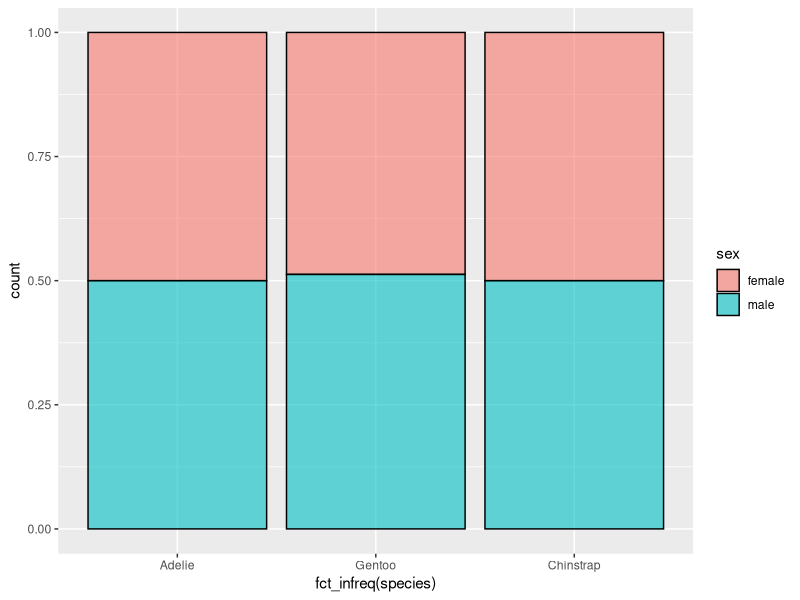
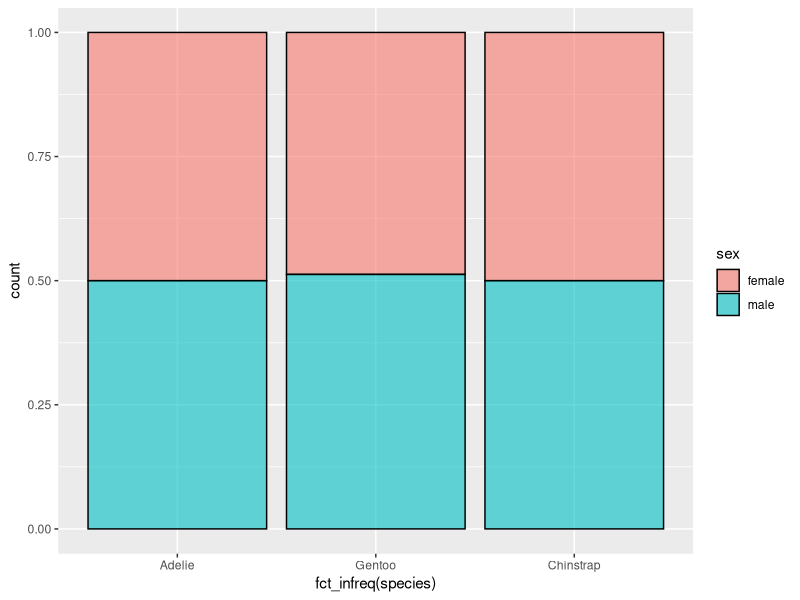
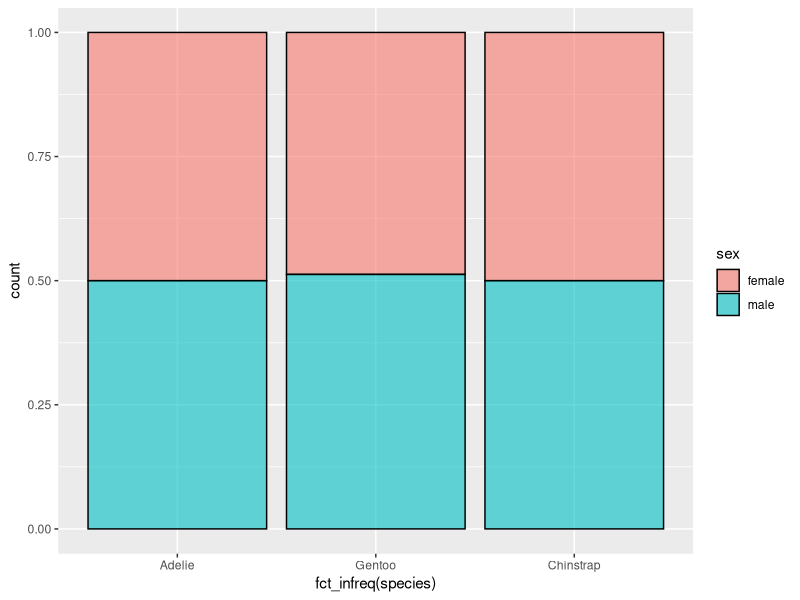

The R source for these figures, in order: (Note: this script raises an error after producing the figures.)
## ---- chunk 1
library(dplyr)
library(ggplot2)
library(palmerpenguins)
## ---- chunk 2
library(tidyverse)
## ---- chunk 3
penguins %>% 
  filter(!is.na(sex)) %>% 
  ggplot(aes(x = fct_infreq(species), fill = sex)) +
  geom_bar(alpha = 0.6, color = "black", position = "fill")
## ---- chunk 4
penguins_clean <- filter(penguins, !is.na(sex))
ggplot(penguins_clean, aes(x = fct_infreq(species), fill = sex)) +
    geom_bar(alpha = 0.6, color = "black", position = "fill")
## ---- chunk 5
ggplot(filter(penguins, !is.na(sex)), 
       aes(x = fct_infreq(species), fill = sex)) +
    geom_bar(alpha = 0.6, color = "black", position = "fill")
## ---- chunk 6
knitr::include_graphics('images/filter.png')
## ---- chunk 7
adelie_light <- penguins %>% 
  filter(species == "Adelie",
         body_mass_g <= 3700)

adelie_light
## ---- chunk 8
penguins %>% 
  filter(is.na(body_mass_g))
## ---- chunk 9
penguins %>% 
  filter(is.na(sex),
         !is.na(body_mass_g))
## ---- chunk 10
penguins %>% 
  filter(is.na(sex) & !is.na(body_mass_g))
## ---- chunk 11
missing_sex <- penguins %>% 
  filter(is.na(sex) & !is.na(body_mass_g))
## ---- chunk 12
adel_small <- penguins %>% 
  filter(species == "Adelie", 
         island == "Biscoe" | island == "Dream", 
         bill_length_mm < 42)
adel_small
## ---- chunk 13
adel_small2 <- penguins %>% 
  filter(species == "Adelie", 
         island %in% c("Biscoe", "Dream"), 
         bill_length_mm < 42)
adel_small2
## ---- chunk 14
identical(adel_small, adel_small2)
## ---- chunk 15
knitr::include_graphics('images/select.png')
## ---- chunk 16
# Sélection de variables par leur nom
penguins %>%
  select(species, sex, body_mass_g)
## ---- chunk 17
# Sélection de toutes les variables entre `island` et `bill_depth_mm` (inclues)
penguins %>%
  select(island:bill_depth_mm)
## ---- chunk 18
# Sélection de toutes les variables de `penguins` à l'exception
# de celles comprises entre `island` et `bill_depth_mm` (inclues)
penguins %>%
  select(-(island:bill_depth_mm))
## ---- chunk 19
penguins %>%
  select(contains("mm"))
## ---- chunk 20
measures <- penguins %>%
  select(contains("mm"))
## ---- chunk 21
penguins %>%
  select(species:island,
         b_length = bill_length_mm,
         flipper = flipper_length_mm)
## ---- chunk 22
penguins %>%
  rename(b_length = bill_length_mm,
         flipper = flipper_length_mm)
## ---- chunk 23
knitr::include_graphics('images/mutate.png')
## ---- chunk 24
penguins %>%
  mutate(ratio = bill_length_mm / bill_depth_mm,
         mass_kg = body_mass_g / 1000)
## ---- chunk 25
penguins %>%
  transmute(ratio = bill_length_mm / bill_depth_mm,
            mass_kg = body_mass_g / 1000)
## ---- chunk 26
pengu_ratio <-  penguins %>%
  transmute(ratio = bill_length_mm / bill_depth_mm,
            mass_kg = body_mass_g / 1000)
## ---- chunk 27
mpg %>%
  filter(class != "2seater") %>%
  mutate(conso = 235.215 / hwy) %>%
  ggplot(aes(x = displ, y = conso)) +
  geom_point(aes(color = class)) +
  geom_smooth(method = "lm") +
  labs(x = "Cylindrée (volume du moteur en litres)",
       y = "Consommation (litres pour 100 kilomètres)",
       color = "Type de\nvéhicule",
       title = "Relation positive entre cylindrée et consommation") +
  theme_minimal()
## ---- chunk 28
mpg %>%
  filter(class != "2seater") %>%
  mutate(conso = 235.215 / hwy) %>%
  ggplot(aes(x = displ, y = conso)) +
  geom_jitter(aes(fill = class), shape=21, width=0.05, height=0.05, alpha = 0.7) +
  geom_smooth(method = "lm") +
  labs(x = "Cylindrée (volume du moteur en litres)",
       y = "Consommation (litres pour 100 kilomètres)",
       fill = "Type de\nvéhicule",
       title = "Relation positive entre cylindrée et consommation") +
  theme_minimal()
## ---- chunk 29
knitr::include_graphics('images/arrange.png')
## ---- chunk 30
penguins %>%
  arrange(bill_depth_mm)
## ---- chunk 31
penguins %>%
  arrange(bill_depth_mm, bill_length_mm)
## ---- chunk 32
penguins %>%
  arrange(desc(bill_depth_mm))
## ---- chunk 33
penguins %>%
  count(species, sex) %>%
  arrange(desc(n))
